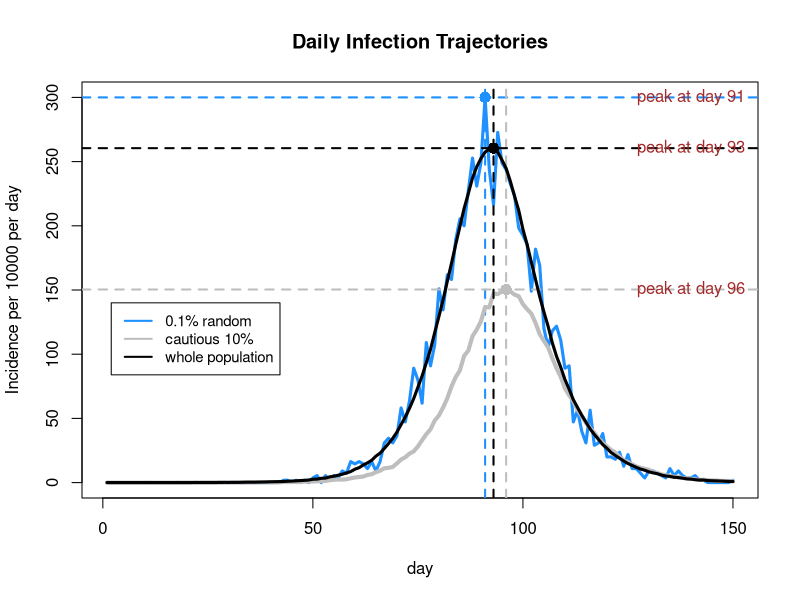

Write the R code that produced this figure. (Note: a time limit stopped this script after it produced the figure.)
seir <- function(n=5.5e+6,ne=10,nt=150,gamma=1/3,delta=1/5) {
  ## SEIR stochastic simulation model.
  ## n = population size; ne = initially at E state; nt = number of days ## gamma = daily prob E -> I; delta = daily prob I -> R;
  lambda <- 0.4/n
  x <- rep(0,n) ## initialize to susceptible state
  beta <- rlnorm(n,0,0.5); beta <- beta/mean(beta) ## individual infection rates 
  #Now we want to find:
  #1. the number of new infections each day
  #2. the number of new infections among the 10% of the population with the lowest βi values
  #3. the number of new infections in a random sample of 0.1% of the population.
  #So we firstly create list of index with the following features
  index1 <- order(beta)[1:(0.1*n)]#create a list of index of the number among the 10% of the population in increasing order using 'order' function  
  index2 <- sample(n,0.001*n,replace=FALSE)#creat a list of index of the number in a random sample of 0.1% of the population
  x[1:ne] <- 1 ## create some infectives
  #After creating the index lists, we now going to record the number of new infections 
  S <- E_new <- E_low <- E_random <- S_low <- S_random <-rep(0,nt) ## E <- I <- R <-  set up storage for pop in each state 
  S[1] <- E_new[1] <- n-ne;
  S_low[1] <- sum(x[index1]==0); S_random[1] <- sum(x[index2]==0)
  E_low[1] <- sum(x[index1]==1); E_random[1] <- sum(x[index2]==1) ## initialize
  for (i in 2:nt) { ## loop over days
    u <- runif(n) ## uniform random deviates
    Iota<-sum(beta[x==2])
    x[x==2&u<delta] <- 3 ## I -> R with prob delta 
    x[x==1&u<gamma] <- 2 ## E -> I with prob gamma 
    x[x==0&u<lambda*beta*Iota] <- 1 ## S -> E with prob beta*I[i-1] 
    S[i] <- sum(x==0) #; E[i] <- sum(x==1); I[i] <- sum(x==2); R[i] <- sum(x==3)
    S_low[i]<- sum(x[index1]==0); S_random[i]<- sum(x[index2]==0)
    E_new[i]<- S[i-1]-S[i]; E_low[i]<- S_low[i-1]-S_low[i]; E_random[i]<- S_random[i-1]-S_random[i]
  }
  E_new[1] <- ne
  list(E_new=E_new,E_low=E_low,E_random=E_random) #E=E,I=I,R=R,
} ## seir

set.seed(3)
ep <- seir() ## run simulation 

n=5.5e+6
ep_new <- ep$E_new/n*10000
ep_low <- ep$E_low/n/0.1*10000
ep_random <- ep$E_random/n/0.001*10000

plot(ep_random,ylim=c(0,max(ep_new,ep_low,ep_random)),
     main="Daily Infection Trajectories",xlab="day",ylab="Incidence per 10000 per day", 
     type="l",col="dodgerblue",lwd=3) #
abline(h=max(ep_random), v=which(ep_random == max(ep_random)), lty=2, col="dodgerblue",lwd=2)
points(which(ep_random == max(ep_random)),max(ep_random), col="dodgerblue",cex=1.5,pch=16)
text(140,max(ep_random),  paste("peak at day",which(ep_random == max(ep_random))),col="brown",cex=1)

lines(ep_low,col="grey",lwd=4)
abline(h=max(ep_low), v=which(ep_low == max(ep_low)), lty=2, col= "grey",lwd=2)
points(which(ep_low == max(ep_low)),max(ep_low), col="grey",cex=1.5,pch=16)
text(140,max(ep_low), paste("peak at day",which(ep_low == max(ep_low))),col="brown",cex=1)

lines(ep_new, col="black",lwd=3)
abline(h=max(ep_new), v=which(ep_new == max(ep_new)), lty=2, col="black", lwd=2)
points(which(ep_new == max(ep_new)),max(ep_new), col="black",cex=1.5,pch=16)
text(140,max(ep_new), paste("peak at day",which(ep_new == max(ep_new))),col="brown",cex=1)
#zoom  

legend(list(x=2,y=140),legend=c("0.1% random","cautious 10%","whole population"),
       col=c("dodgerblue","grey","black"),lty=1,lwd=2,cex=0.9)

new <- low <- random <- list()
for (i in 1:10) {
  n=5.5e+6
  ep<-seir()
  new[[i]] <- ep$E_new
  low[[i]] <- ep$E_low
  random[[i]]<- ep$E_random
}


par(mfrow=c(3,1),mar=c(4,4,1,1),oma=c(0,0,0,0))
plot(new[[1]],xlab="day",ylab="Incidence per day",
     main = "Variability of 10 Repeated Simulations",
     type="l",col="black",lwd=2) #
legend("topleft","Whole Population",text.col="red",lty=0,lwd=2,cex=0.9,bty ="n")
max_new = mean(which(new[[1]]==max(new[[1]])))
for (i in 2:10) {
  lines(new[[i]],col="black",lwd=2)
  max_new  = max_new + mean(which(new[[i]]==max(new[[i]])))
}
abline(v=max_new/10, lty=2, col="red", lwd=2)
axis(side=1, at=max_new/10,labels=max_new/10,col ="red", col.axis="red")

plot(low[[1]],xlab="day",ylab="Incidence per day", type="l",col="grey",lwd=2) ## E black
legend("topleft","Cautious 10%",text.col="red",lty=0,lwd=2,cex=0.9,bty ="n")
max_low = mean(which(low[[1]]==max(low[[1]])))
for (i in 2:10) {
  lines(low[[i]],col="grey",lwd=2)
  max_low = max_low + mean(which(low[[i]]==max(low[[i]])))
}
abline(v=max_low/10, lty=2, col="red", lwd=2)
axis(side=1, at=max_low/10,labels=max_low/10,col="red",col.axis="red")

plot(random[[1]],xlab="day",ylab="Incidence per day", type="l",col="dodgerblue",lwd=2) #
legend("topleft","0.1% Random",text.col="red",lty=0,lwd=2,cex=0.9,bty ="n")
max_random = mean(which(random[[1]]==max(random[[1]])))
for (i in 2:10) {
  lines(random[[i]],col="dodgerblue",lwd=2)
  max_random = max_random + mean(which(random[[i]]==max(random[[i]])))
}
abline(v=max_random/10, lty=2, col="red", lwd=2)
axis(side=1, at=max_random/10,labels=max_random/10,col="red",col.axis="red")
